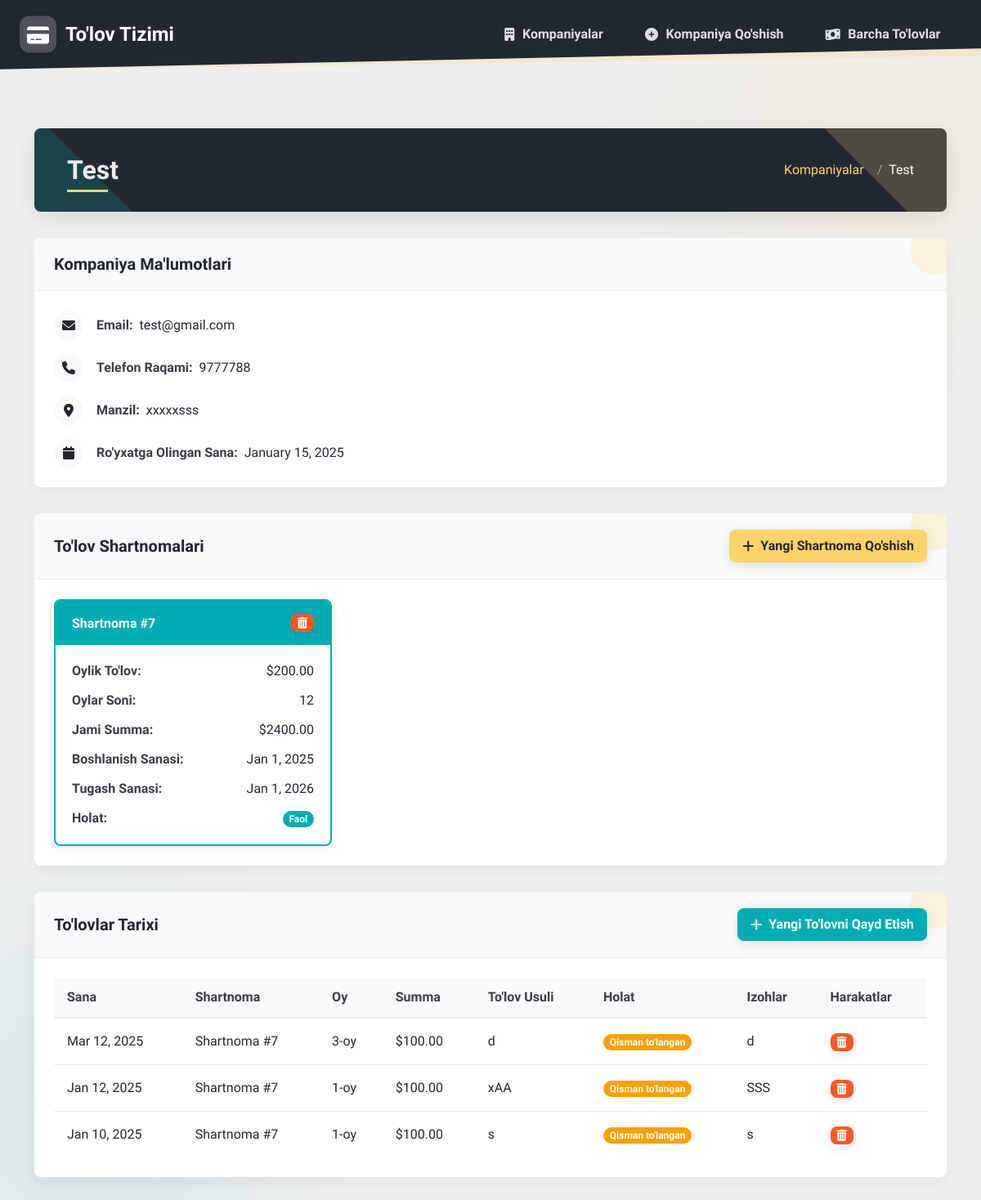
Page /company/8/ on the committed database.
### dbr_payment/models.py (models this page shows, shortened)
class Company(models.Model):
    name = models.CharField(max_length=200)
    email = models.EmailField()
    contact_number = models.CharField(max_length=20)
    address = models.TextField()
    telegram_chat_id = models.CharField(
        max_length=100,
        blank=True,
        null=True,
        verbose_name="Telegram Chat ID"
    )
    created_at = models.DateTimeField(auto_now_add=True)
    class Meta:
        verbose_name_plural = "Companies"

class PaymentArrangement(models.Model):
    company = models.ForeignKey(Company, on_delete=models.CASCADE, related_name='arrangements')
    monthly_amount = models.DecimalField(max_digits=10, decimal_places=2, validators=[MinValueValidator(0)])
    number_of_months = models.PositiveIntegerField(validators=[MinValueValidator(1)])
    start_date = models.DateField()
    end_date = models.DateField(blank=True, null=True)
    is_active = models.BooleanField(default=True)
    created_at = models.DateTimeField(auto_now_add=True)
    @property
    def total_amount(self):
        return self.monthly_amount * self.number_of_months

class Payment(models.Model):
    PAYMENT_STATUS = [
        ('PENDING', 'Pending'),
        ('COMPLETED', 'Completed'),
        ('PARTIAL', 'Partially Paid'),
        ('UNPAID', 'Unpaid'),
        ('OVERDUE', 'Overdue'),
    ]
    company = models.ForeignKey(Company, on_delete=models.CASCADE, related_name='payments')
    arrangement = models.ForeignKey(PaymentArrangement, on_delete=models.CASCADE, related_name='payments')
    payment_date = models.DateField()
    amount_paid = models.DecimalField(max_digits=10, decimal_places=2, validators=[MinValueValidator(0)])
    status = models.CharField(max_length=20, choices=PAYMENT_STATUS, default='PENDING')
    payment_method = models.CharField(max_length=50)
    month_number = models.PositiveIntegerField()
    notes = models.TextField(blank=True)
    created_at = models.DateTimeField(auto_now_add=True)
    updated_at = models.DateTimeField(auto_now=True)
    class Meta:
        ordering = ['arrangement', 'month_number']

### dbr_payment/views.py (the view)
# urls.py: path('company/<int:pk>/', views.CompanyDetailView.as_view(), name='company-detail'),
class CompanyDetailView(DetailView):
    model = Company
    template_name = 'payments/company_detail.html'
    def get_context_data(self, **kwargs):
        context = super().get_context_data(**kwargs)
        arrangements = self.object.arrangements.all().order_by('-created_at')
        payments = self.object.payments.all().order_by('-payment_date')
        total_to_pay = sum(arr.monthly_amount * arr.number_of_months for arr in arrangements)
        total_paid = sum(payment.amount_paid for payment in payments)
        remaining_balance = total_to_pay - total_paid
        payment_percentage = (total_paid / total_to_pay * 100) if total_to_pay > 0 else 0
        monthly_status = []
        for arrangement in arrangements:
            for month in range(1, arrangement.number_of_months + 1):
                month_payments = [
                    payment for payment in payments
                    if payment.month_number == month
                       and payment.arrangement_id == arrangement.id
                ]
                total_month_paid = sum(payment.amount_paid for payment in month_payments)
                if total_month_paid >= arrangement.monthly_amount:
                    status = 'PAID'
                elif total_month_paid > 0:
                    status = 'PARTIAL'
                else:
                    status = 'UNPAID'
                monthly_status.append({
                    'month': month,
                    'expected': arrangement.monthly_amount,
                    'paid': total_month_paid,
                    'status': status,
                    'arrangement_id': arrangement.id
                })
        print(f"Company: {self.object.name}")
        print(f"Telegram Chat ID: {getattr(self.object, 'telegram_chat_id', 'Not Set')}")
        if hasattr(self.object, 'telegram_chat_id') and self.object.telegram_chat_id:
            send_telegram_notification(self.object, monthly_status)
        else:
            print(f"Skipping Telegram notification for {self.object.name} - No Chat ID")
        context.update({
            'arrangements': arrangements,
            'payments': payments,
            'total_to_pay': total_to_pay,
            'total_paid': total_paid,
            'remaining_balance': remaining_balance,
            'payment_percentage': payment_percentage,
            'monthly_status': sorted(monthly_status, key=lambda x: (x['arrangement_id'], x['month']))
        })
        return context

### dbr_payment/views.py (called while the page is built, shortened)
def send_telegram_notification(company, monthly_status):
    bot_token = getattr(settings, 'TELEGRAM_BOT_TOKEN', None)
    chat_id = getattr(company, 'telegram_chat_id', None)
    if not bot_token or not chat_id:
        print(f"Telegram notification not configured for {company.name}")
        return
    today = timezone.now().day
    if today != 15:
        return

### templates/payments/company_detail.html (shortened to what this page needs)
{% extends 'payments/base4.html' %}
{% block content %}
<div class="container mt-4">
    <div class="page-header">
        <div class="header-content">
            <h1 class="company-title">{{ company.name }}</h1>
            <nav aria-label="breadcrumb">
                <ol class="breadcrumb">
                    <li class="breadcrumb-item"><a href="{% url 'payments:company-list' %}">Kompaniyalar</a></li>
                    <li class="breadcrumb-item active">{{ company.name }}</li>
                </ol>
            </nav>
        </div>
    </div>
    <div class="custom-card">
        <div class="card-header">
            <h5>Kompaniya Ma'lumotlari</h5>
        </div>
        <div class="card-body">
            <div class="info-item">
                <div class="info-icon">
                    <i class="fas fa-envelope"></i>
                </div>
                <span class="info-label">Email:</span>
                <span class="info-value">{{ company.email }}</span>
            </div>
            <div class="info-item">
                <div class="info-icon">
                    <i class="fas fa-phone"></i>
                </div>
                <span class="info-label">Telefon Raqami:</span>
                <span class="info-value">{{ company.contact_number }}</span>
            </div>
            <div class="info-item">
                <div class="info-icon">
                    <i class="fas fa-map-marker-alt"></i>
                </div>
                <span class="info-label">Manzil:</span>
                <span class="info-value">{{ company.address }}</span>
            </div>
            <div class="info-item">
                <div class="info-icon">
                    <i class="fas fa-calendar"></i>
                </div>
                <span class="info-label">Ro'yxatga Olingan Sana:</span>
                <span class="info-value">{{ company.created_at|date:"F j, Y" }}</span>
            </div>
        </div>
    </div>
    <div class="custom-card">
        <div class="card-header">
            <h5>To'lov Shartnomalari</h5>
            <a href="{% url 'payments:add-arrangement' %}?company={{ company.id }}" class="btn btn-primary">
                <i class="fas fa-plus"></i> Yangi Shartnoma Qo'shish
            </a>
        </div>
        <div class="card-body">
            <div class="arrangements-grid">
                {% for arrangement in arrangements %}
                    <div class="arrangement-card {% if arrangement.is_active %}active{% else %}inactive{% endif %}">
                        <div class="arrangement-header {% if arrangement.is_active %}active{% else %}inactive{% endif %}">
                            <h6>Shartnoma #{{ arrangement.id }}</h6>
                            <button type="button"
                                    class="btn btn-sm btn-danger delete-arrangement-btn"
                                    data-modal-id="deleteArrangementModal{{ arrangement.id }}">
                                <i class="fas fa-trash-alt"></i>
                            </button>
                        </div>
                        <div class="arrangement-body">
                            <div class="arrangement-item">
                                <span class="arrangement-label">Oylik To'lov:</span>
                                <span class="arrangement-value">${{ arrangement.monthly_amount|floatformat:2 }}</span>
                            </div>
                            <div class="arrangement-item">
                                <span class="arrangement-label">Oylar Soni:</span>
                                <span class="arrangement-value">{{ arrangement.number_of_months }}</span>
                            </div>
                            <div class="arrangement-item">
                                <span class="arrangement-label">Jami Summa:</span>
                                <span class="arrangement-value">${{ arrangement.total_amount|floatformat:2 }}</span>
                            </div>
                            <div class="arrangement-item">
                                <span class="arrangement-label">Boshlanish Sanasi:</span>
                                <span class="arrangement-value">{{ arrangement.start_date|date:"M j, Y" }}</span>
                            </div>
                            <div class="arrangement-item">
                                <span class="arrangement-label">Tugash Sanasi:</span>
                                <span class="arrangement-value">{{ arrangement.end_date|date:"M j, Y"|default:"Davom etmoqda" }}</span>
                            </div>
                            <div class="arrangement-item">
                                <span class="arrangement-label">Holat:</span>
                                <span class="arrangement-value">
                                    <span class="badge {% if arrangement.is_active %}badge-success{% else %}badge-secondary{% endif %}">
                                        {% if arrangement.is_active %}Faol{% else %}Faol emas{% endif %}
                                    </span>
                                </span>
                            </div>
                        </div>
                    </div>
                {% endfor %}
            </div>
        </div>
    </div>
    <div class="custom-card">
        <div class="card-header">
            <h5>To'lovlar Tarixi</h5>
            <a href="{% url 'payments:add-payment' %}?company={{ company.id }}" class="btn btn-success">
                <i class="fas fa-plus"></i> Yangi To'lovni Qayd Etish
            </a>
        </div>
        <div class="card-body">
            <div class="table-responsive">
                <table class="custom-table">
                    <thead>
                        <tr>
                            <th>Sana</th>
                            <th>Shartnoma</th>
                            <th>Oy</th>
                            <th>Summa</th>
                            <th>To'lov Usuli</th>
                            <th>Holat</th>
                            <th>Izohlar</th>
                            <th>Harakatlar</th>
                        </tr>
                    </thead>
                    <tbody>
                        {% for payment in payments %}
                            <tr>
                                <td>{{ payment.payment_date|date:"M j, Y" }}</td>
                                <td>Shartnoma #{{ payment.arrangement.id }}</td>
                                <td>{{ payment.month_number }}-oy</td>
                                <td>${{ payment.amount_paid|floatformat:2 }}</td>
                                <td>{{ payment.payment_method }}</td>
                                <td>
                                    <span class="badge {% if payment.status == 'COMPLETED' %}badge-success
                                                      {% elif payment.status == 'PENDING' %}badge-warning
                                                      {% elif payment.status == 'PARTIAL' %}badge-warning
                                                      {% elif payment.status == 'UNPAID' %}badge-danger
                                                      {% else %}badge-danger{% endif %}">
                                        {% if payment.status == 'COMPLETED' %}To'langan
                                        {% elif payment.status == 'PENDING' %}Kutilmoqda
                                        {% elif payment.status == 'PARTIAL' %}Qisman to'langan
                                        {% elif payment.status == 'UNPAID' %}To'lanmagan
                                        {% else %}{{ payment.get_status_display }}{% endif %}
                                    </span>
                                </td>
                                <td>{{ payment.notes|truncatechars:30|default:"-" }}</td>
                                <td>
                                    <button type="button"
                                            class="btn btn-sm btn-danger delete-payment-btn"
                                            data-modal-id="deletePaymentModal{{ payment.id }}">
                                        <i class="fas fa-trash-alt"></i>
                                    </button>
                                </td>
                            </tr>
                        {% empty %}
                            <tr>
                                <td colspan="8" class="text-center">Hali hech qanday to'lov qayd etilmagan.</td>
                            </tr>
                        {% endfor %}
                    </tbody>
                </table>
            </div>
        </div>
    </div>
</div>
{% endblock %}

### templates/payments/base4.html (style rules this page uses)
:root { --primary: #222831; --secondary: #393E46; --accent: #FFD369; --light: #EEEEEE; --success: #00ADB5; --danger: #FF5722; --warning: #FFA000; }
body { font-family: 'Mulish', sans-serif; background-color: var(--light); background-image: radial-gradient(circle at 90% 10%, rgba(255, 211, 105, 0.1) 0%, transparent 20%), radial-gradient(circle at 10% 90%, rgba(0, 173, 181, 0.1) 0%, transparent 20%); background-attachment: fixed; min-height: 100vh; color: var(--primary); }
.btn { font-weight: 600; padding: 0.7rem 1.5rem; border-radius: 12px; position: relative; overflow: hidden; z-index: 1; transition: all 0.3s ease; border: none; box-shadow: 0 4px 15px rgba(0, 0, 0, 0.1); }
.btn::after { content: ''; position: absolute; bottom: -50%; left: -25%; width: 150%; height: 200%; background: rgba(255, 255, 255, 0.1); border-radius: 50%; z-index: -1; transition: all 0.5s ease; transform: scale(0); }
.btn-primary { background: var(--accent); color: var(--primary); }
.btn-success { background: var(--success); color: white; }
.btn-danger { background: var(--danger); color: white; }
.card-header { background-color: var(--primary); color: white; border-bottom: none; padding: 1.25rem 1.5rem; position: relative; overflow: hidden; }
.card-header::before { content: ''; position: absolute; top: -15px; right: -15px; width: 60px; height: 60px; background-color: var(--accent); border-radius: 50%; opacity: 0.2; }
.card-body { padding: 1.5rem; }

### rows in the picture
Company: name "Test", email "test@gmail.com", contact_number "9777788", address "xxxxxsss", created_at "January 15, 2025"
PaymentArrangement: id "7", monthly_amount "200.00", number_of_months "12", total_amount "2400.00", start_date "Jan 1, 2025", end_date "Jan 1, 2026", is_active "Faol"
Payment: payment_date "Mar 12, 2025", arrangement.id "7", month_number "3", amount_paid "100.00", payment_method "d", status "Qisman to'langan", notes "d"
Payment: payment_date "Jan 12, 2025", arrangement.id "7", month_number "1", amount_paid "100.00", payment_method "xAA", status "Qisman to'langan", notes "SSS"
Payment: payment_date "Jan 10, 2025", arrangement.id "7", month_number "1", amount_paid "100.00", payment_method "s", status "Qisman to'langan", notes "s"
